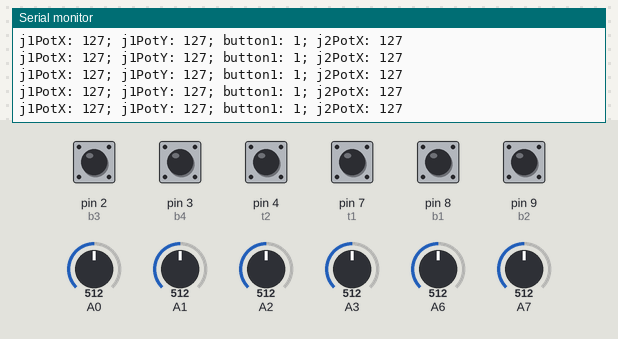
This sketch was run on a simulated Arduino Nano, built with avr-gcc and run on an emulated ATmega328P. Shown: the last lines printed to the serial monitor. Wiring (inferred from the names in the program): MPU-6050 motion sensor at I2C address 0x68. Inputs (shaded band) come from the test bench; at power-on: pin 2 (b3), pin 3 (b4), pin 4 (t2), pin 7 (t1), pin 8 (b1), pin 9 (b2) HIGH, A0 = 512, A1 = 512, A2 = 512, A3 = 512, A6 = 512, A7 = 512. No radio packets arrive unless stated.

Above: at 1.2 s.
1.3 s: A0 set to 413
At 1.4 s:
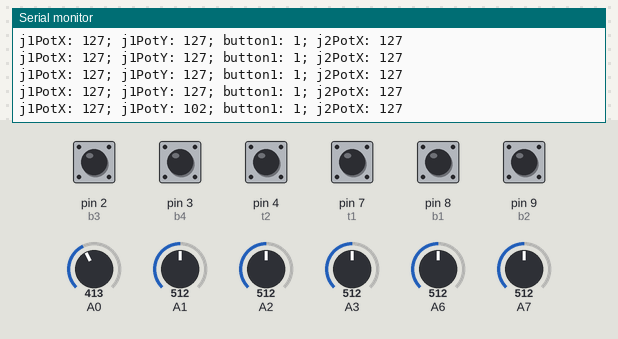
2.8 s: A0 set to 385
At 2.83 s:
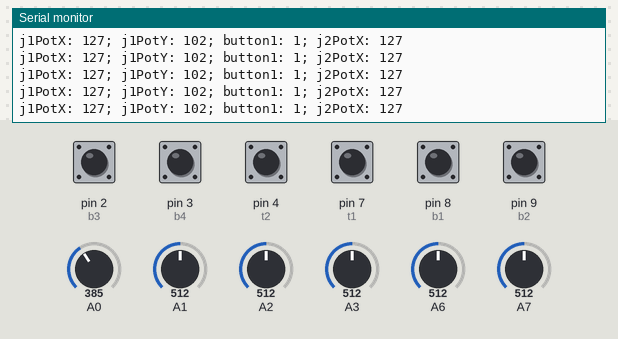
5.8 s: A1 set to 411
At 5.8 s:
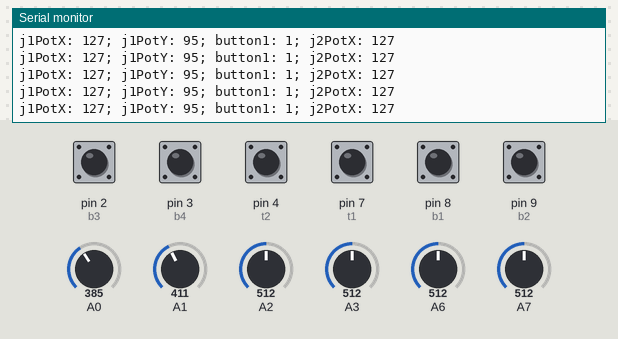
8.8 s: A1 set to 392
At 8.81 s:
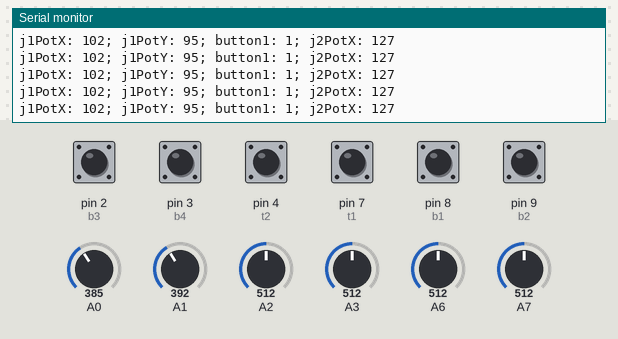
11.8 s: A2 set to 412
At 11.82 s:
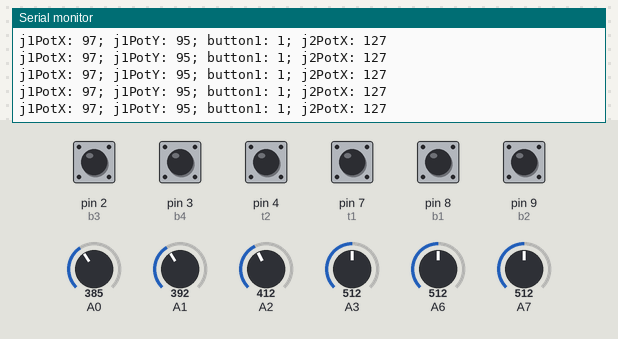
14.8 s: A2 set to 391
At 14.83 s:
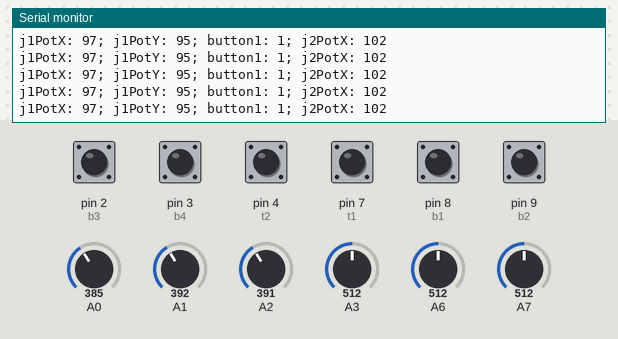
Timing chart, 0 to 17.8 s (numbered marks = the images above; inputs shaded):
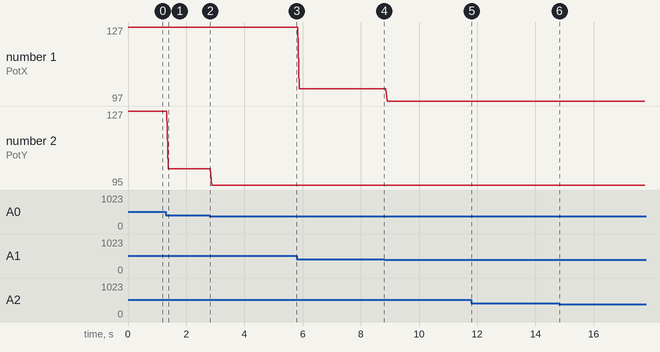

Measured:
- after the input at 1.3 s, the serial monitor: prints a new line after 0.09 s (image 1)
- plotted number 1: 102 → 97 after the input at 8.8 s
- plotted number 2: 127 → 102 after the input at 1.3 s, 102 → 95 after the input at 2.8 s

The sketch:

joystick.ino
```cpp
/*
        DIY Arduino based RC Transmitter
  by Dejan Nedelkovski, www.HowToMechatronics.com
  Library: TMRh20/RF24, https://github.com/tmrh20/RF24/
*/

#include <SPI.h>
#include <nRF24L01.h>
#include <RF24.h>
#include <Wire.h>


// Define the digital inputs
#define jB1 1  // Joystick button 1
#define jB2 0  // Joystick button 2
#define t1 7   // Toggle switch 1
#define t2 4   // Toggle switch 1
#define b1 8   // Button 1
#define b2 9   // Button 2
#define b3 2   // Button 3
#define b4 3   // Button 4

const int MPU = 0x68; // MPU6050 I2C address
float AccX, AccY, AccZ;
float GyroX, GyroY, GyroZ;
float accAngleX, accAngleY, gyroAngleX, gyroAngleY;
float angleX, angleY;
float AccErrorX, AccErrorY, GyroErrorX, GyroErrorY;
float elapsedTime, currentTime, previousTime;
int c = 0;


RF24 radio(5, 6);   // nRF24L01 (CE, CSN)
const byte address[6] = "00001"; // Address

// Max size of this struct is 32 bytes - NRF24L01 buffer limit
struct Data_Package {
  byte j1PotX;
  byte j1PotY;
  byte j1Button;
  byte j2PotX;
  byte j2PotY;
  byte j2Button;
  byte pot1;
  byte pot2;
  byte tSwitch1;
  byte tSwitch2;
  byte button1;
  byte button2;
  byte button3;
  byte button4;
};

Data_Package data; //Create a variable with the above structure

void setup() {
  Serial.begin(9600);

  // Initialize interface to the MPU6050
  initialize_MPU6050();

  // Call this function if you need to get the IMU error values for your module
  //calculate_IMU_error();

  // Define the radio communication
  radio.begin();
  radio.openWritingPipe(address);
  radio.setAutoAck(false);
  radio.setDataRate(RF24_250KBPS);
  radio.setPALevel(RF24_PA_LOW);

  // Activate the Arduino internal pull-up resistors
  pinMode(jB1, INPUT_PULLUP);
  pinMode(jB2, INPUT_PULLUP);
  pinMode(t1, INPUT_PULLUP);
  pinMode(t2, INPUT_PULLUP);
  pinMode(b1, INPUT_PULLUP);
  pinMode(b2, INPUT_PULLUP);
  pinMode(b3, INPUT_PULLUP);
  pinMode(b4, INPUT_PULLUP);

  // Set initial default values
  data.j1PotX = 127; // Values from 0 to 255. When Joystick is in resting position, the value is in the middle, or 127. We actually map the pot value from 0 to 1023 to 0 to 255 because that's one BYTE value
  data.j1PotY = 127;
  data.j2PotX = 127;
  data.j2PotY = 127;
  data.j1Button = 1;
  data.j2Button = 1;
  data.pot1 = 1;
  data.pot2 = 1;
  data.tSwitch1 = 1;
  data.tSwitch2 = 1;
  data.button1 = 1;
  data.button2 = 1;
  data.button3 = 1;
  data.button4 = 1;
}
void loop() {
  // Read all analog inputs and map them to one Byte value
  data.j1PotX = map(analogRead(A1), 0, 1023, 0, 255); // Convert the analog read value from 0 to 1023 into a BYTE value from 0 to 255
  data.j1PotY = map(analogRead(A0), 0, 1023, 0, 255);
  data.j2PotX = map(analogRead(A2), 0, 1023, 0, 255);
  data.j2PotY = map(analogRead(A3), 0, 1023, 0, 255);
  data.pot1 = map(analogRead(A7), 0, 1023, 0, 255);
  data.pot2 = map(analogRead(A6), 0, 1023, 0, 255);
  Serial.print("j1PotX: ");
  Serial.print(data.j1PotX);
  Serial.print("; j1PotY: ");
  Serial.print(data.j1PotY);
  Serial.print("; button1: ");
  Serial.print(data.button1);
  Serial.print("; j2PotX: ");
  Serial.println(data.j2PotX);
  // Read all digital inputs
  data.j1Button = digitalRead(jB1);
  data.j2Button = digitalRead(jB2);
  data.tSwitch2 = digitalRead(t2);
  data.button1 = digitalRead(b1);
  data.button2 = digitalRead(b2);
  data.button3 = digitalRead(b3);
  data.button4 = digitalRead(b4);
  // If toggle switch 1 is switched on
  if (digitalRead(t1) == 0) {
    read_IMU();    // Use MPU6050 instead of Joystick 1 for controling left, right, forward and backward movements
  }
  // Send the whole data from the structure to the receiver
  radio.write(&data, sizeof(Data_Package));
}

void initialize_MPU6050() {
  Wire.begin();                      // Initialize comunication
  Wire.beginTransmission(MPU);       // Start communication with MPU6050 // MPU=0x68
  Wire.write(0x6B);                  // Talk to the register 6B
  Wire.write(0x00);                  // Make reset - place a 0 into the 6B register
  Wire.endTransmission(true);        //end the transmission
  // Configure Accelerometer
  Wire.beginTransmission(MPU);
  Wire.write(0x1C);                  //Talk to the ACCEL_CONFIG register
  Wire.write(0x10);                  //Set the register bits as 00010000 (+/- 8g full scale range)
  Wire.endTransmission(true);
  // Configure Gyro
  Wire.beginTransmission(MPU);
  Wire.write(0x1B);                   // Talk to the GYRO_CONFIG register (1B hex)
  Wire.write(0x10);                   // Set the register bits as 00010000 (1000dps full scale)
  Wire.endTransmission(true);
}

void calculate_IMU_error() {
  // We can call this funtion in the setup section to calculate the accelerometer and gury data error. From here we will get the error values used in the above equations printed on the Serial Monitor.
  // Note that we should place the IMU flat in order to get the proper values, so that we then can the correct values
  // Read accelerometer values 200 times
  while (c < 200) {
    Wire.beginTransmission(MPU);
    Wire.write(0x3B);
    Wire.endTransmission(false);
    Wire.requestFrom(MPU, 6, true);
    AccX = (Wire.read() << 8 | Wire.read()) / 4096.0 ;
    AccY = (Wire.read() << 8 | Wire.read()) / 4096.0 ;
    AccZ = (Wire.read() << 8 | Wire.read()) / 4096.0 ;
    // Sum all readings
    AccErrorX = AccErrorX + ((atan((AccY) / sqrt(pow((AccX), 2) + pow((AccZ), 2))) * 180 / PI));
    AccErrorY = AccErrorY + ((atan(-1 * (AccX) / sqrt(pow((AccY), 2) + pow((AccZ), 2))) * 180 / PI));
    c++;
  }
  //Divide the sum by 200 to get the error value
  AccErrorX = AccErrorX / 200;
  AccErrorY = AccErrorY / 200;
  c = 0;
  // Read gyro values 200 times
  while (c < 200) {
    Wire.beginTransmission(MPU);
    Wire.write(0x43);
    Wire.endTransmission(false);
    Wire.requestFrom(MPU, 4, true);
    GyroX = Wire.read() << 8 | Wire.read();
    GyroY = Wire.read() << 8 | Wire.read();
    // Sum all readings
    GyroErrorX = GyroErrorX + (GyroX / 32.8);
    GyroErrorY = GyroErrorY + (GyroY / 32.8);
    c++;
  }
  //Divide the sum by 200 to get the error value
  GyroErrorX = GyroErrorX / 200;
  GyroErrorY = GyroErrorY / 200;
  // Print the error values on the Serial Monitor
  Serial.print("AccErrorX: ");
  Serial.println(AccErrorX);
  Serial.print("AccErrorY: ");
  Serial.println(AccErrorY);
  Serial.print("GyroErrorX: ");
  Serial.println(GyroErrorX);
  Serial.print("GyroErrorY: ");
  Serial.println(GyroErrorY);
}

void read_IMU() {
  // === Read acceleromter data === //
  Wire.beginTransmission(MPU);
  Wire.write(0x3B); // Start with register 0x3B (ACCEL_XOUT_H)
  Wire.endTransmission(false);
  Wire.requestFrom(MPU, 6, true); // Read 6 registers total, each axis value is stored in 2 registers
  //For a range of +-8g, we need to divide the raw values by 4096, according to the datasheet
  AccX = (Wire.read() << 8 | Wire.read()) / 4096.0; // X-axis value
  AccY = (Wire.read() << 8 | Wire.read()) / 4096.0; // Y-axis value
  AccZ = (Wire.read() << 8 | Wire.read()) / 4096.0; // Z-axis value

  // Calculating angle values using
  accAngleX = (atan(AccY / sqrt(pow(AccX, 2) + pow(AccZ, 2))) * 180 / PI) + 1.15; // AccErrorX ~(-1.15) See the calculate_IMU_error()custom function for more details
  accAngleY = (atan(-1 * AccX / sqrt(pow(AccY, 2) + pow(AccZ, 2))) * 180 / PI) - 0.52; // AccErrorX ~(0.5)

  // === Read gyro data === //
  previousTime = currentTime;        // Previous time is stored before the actual time read
  currentTime = millis();            // Current time actual time read
  elapsedTime = (currentTime - previousTime) / 1000;   // Divide by 1000 to get seconds
  Wire.beginTransmission(MPU);
  Wire.write(0x43); // Gyro data first register address 0x43
  Wire.endTransmission(false);
  Wire.requestFrom(MPU, 4, true); // Read 4 registers total, each axis value is stored in 2 registers
  GyroX = (Wire.read() << 8 | Wire.read()) / 32.8; // For a 1000dps range we have to divide first the raw value by 32.8, according to the datasheet
  GyroY = (Wire.read() << 8 | Wire.read()) / 32.8;
  GyroX = GyroX + 1.85; //// GyroErrorX ~(-1.85)
  GyroY = GyroY - 0.15; // GyroErrorY ~(0.15)
  // Currently the raw values are in degrees per seconds, deg/s, so we need to multiply by sendonds (s) to get the angle in degrees
  gyroAngleX = GyroX * elapsedTime;
  gyroAngleY = GyroY * elapsedTime;

  // Complementary filter - combine acceleromter and gyro angle values
  angleX = 0.98 * (angleX + gyroAngleX) + 0.02 * accAngleX;
  angleY = 0.98 * (angleY + gyroAngleY) + 0.02 * accAngleY;
  // Map the angle values from -90deg to +90 deg into values from 0 to 255, like the values we are getting from the Joystick
  data.j1PotX = map(angleX, -90, +90, 255, 0);
  data.j1PotY = map(angleY, -90, +90, 0, 255);
}
```
